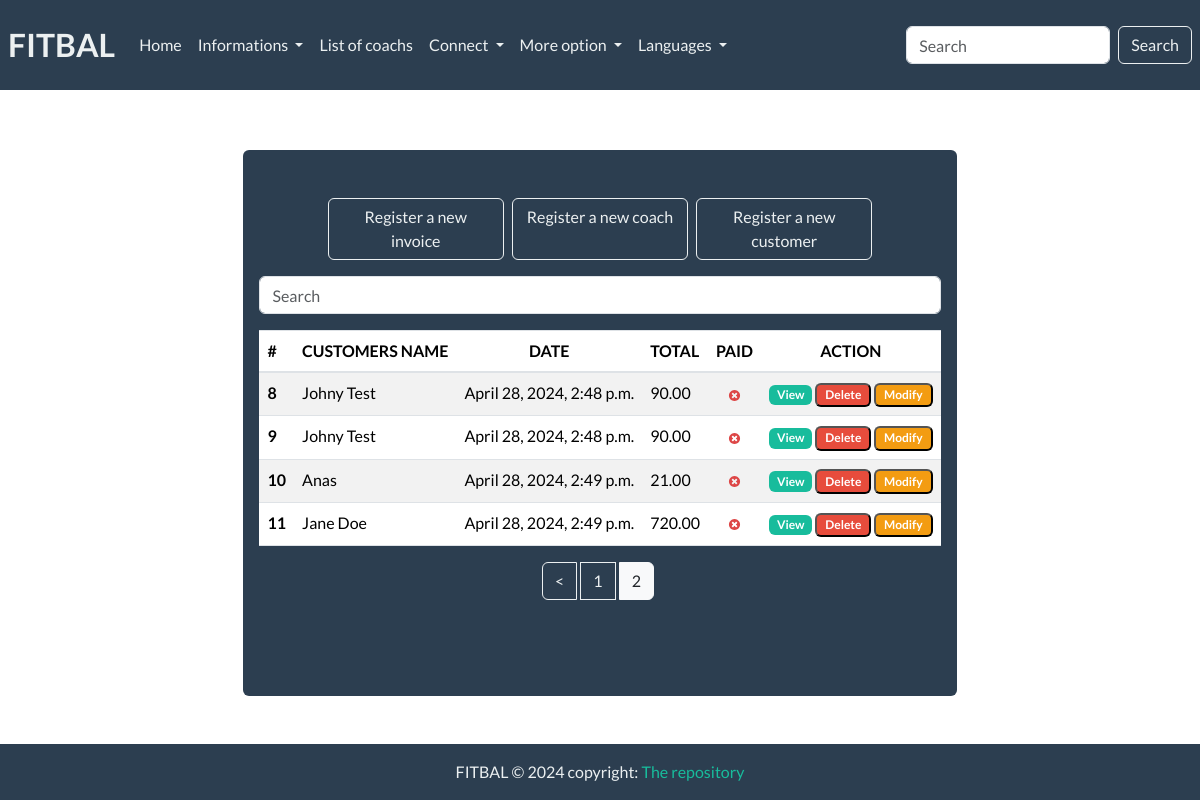
Screenshot of /?page=2 with the database file from the repository.
### Fit_bal/models.py (models this page shows, shortened)
class Invoice(models.Model):
    customer = models.ForeignKey(Customer, on_delete=models.PROTECT)
    save_by = models.ForeignKey(User, on_delete=models.PROTECT)
    invoice_datetime = models.DateTimeField(auto_now_add=True)
    total = models.DecimalField(max_digits=100000, decimal_places=2)
    last_updated_date = models.DateTimeField(null=True, blank=True)
    paid = models.BooleanField(default=False)
    comment = models.TextField(null=True, max_length=1000,blank=True)
    class Meta:
        verbose_name = "Invoice"
        verbose_name_plural = "Invoices"

class Customer(models.Model):
    SEX_TYPES = {
        ('M','Male'),
        ('F','Female'),
        ('P','Other')
    }
    name = models.CharField(max_length=128)
    email = models.EmailField()
    phone = models.CharField(max_length=128)
    address = models.CharField(max_length=128)
    sex = models.CharField(max_length=1, choices= SEX_TYPES)
    age = models.CharField(max_length=12)
    city = models.CharField(max_length=32)
    zip_code = models.CharField(max_length=16)
    created_date = models.DateTimeField(auto_now_add=True)
    save_by = models.ForeignKey(User, on_delete=models.PROTECT)
    class Meta:
        verbose_name = "Customer"
        verbose_name_plural = "Customers"

### Fit_bal/views.py (the view, shortened to what this page needs)
# urls.py: path('',views.HomeView.as_view(), name='home'),
class HomeView(View):
    templates_name = 'index.html'
    def get(self, request, *args, **kwargs):
        invoices = Invoice.objects.select_related('customer','save_by').all()
        context = {
            'invoices':invoices
            }
        items = pagination(request,invoices)
        context['invoices'] = items
        return render(request, self.templates_name,context)

### Fit_bal/utils.py (called while the page is built)
def pagination(request, invoices):
    default_page = 1
    page = request.GET.get('page',default_page)
    perPage = 5
    paginator = Paginator(invoices, perPage)
    try:
        items_page = paginator.page(page)
    except PageNotAnInteger:
        items_page = paginator.page(default_page)
    except EmptyPage:
        items_page = paginator.page(paginator.num_pages)
    return items_page

### templates/index.html (shortened to what this page needs)
{% extends "base.html" %}
{% load static %}
{% load i18n %}
{% block content %}
<br><br>
<div class="row d-flex justify-content-center">
    <a href="{% url 'add-invoice' %}" class="btn col-md-3 btn-outline-light">
        Register a new invoice
    </a>
    <a href="{% url 'add-coach' %}" class="btn col-md-3 ml-2 btn-outline-light">
        Register a new coach
    </a>
    <a href="{% url 'add-customer' %}" class="btn col-md-3 ml-2 btn-outline-light">
        Register a new customer
    </a>
</div>
<div class="form-group mt-3">
    <input id="search" class="form-control" type="text" placeholder="Search">
</div>
<div>
    <table class="table table-striped">
        <thead>
            <tr>
                <th scope="col">#</th>
                <th scope="col">CUSTOMERS NAME</th>
                <th class="text-center" scope="col">DATE</th>
                <th scope="col">TOTAL</th>
                <th scope="col">PAID</th>
                <th class="text-center" scope="col">ACTION</th>
            </tr>
        </thead>
        <tbody id="myTable">
            {% if invoices %}
            {% for invoice in invoices %}
            <tr>
                <th scope="row">{{ invoice.pk }}</th>
                <td>{{invoice.customer.name}}</td>
                <td>{{invoice.invoice_datetime}}</td>
                <td>{{invoice.total }}</td>
                <td class="text-center">
                    {% if invoice.paid %}
                    <img src="{% static 'images/crois_verte.svg' %}" alt="True">
                    {% else %}
                    <img src="{% static 'images/crois_rouge.svg' %}" alt="False">
                    {% endif %}
                </td>
                <td>
                    <a href="/" title="Detail" class="badge text-white bg-success text-decoration-none">View</a>
                    <button id="btn-invoice-sup" type="button" data-toggle="modal" data-target="#supprimer"
                        class="badge text-white bg-danger" title="Supprimer" data-id="{{ invoice.pk }}"
                        data-customer="{{invoice.customer.name}}">Delete
                    </button>
                    <button id="btn-invoice-mod" type="button" data-toggle="modal" title="Modifier"
                        data-target="#modifier" data-id="{{invoice.pk}}" data-customer="{{invoice.customer.name}}"
                        class="badge text-white bg-warning">Modify
                    </button>
                </td>
            </tr>
            {% endfor %}
            {% else %}
            <tr>
                <td colspan="7" class="text-center text-dark">No invoice found</td>
            </tr>
            {% endif %}
        </tbody>
    </table>
</div>
{% if invoices.has_other_pages %}
<div class="d-flex justify-content-center">
    <div class="btn-group" role="group" aria-label="Item pagination">
        {% if invoices.has_previous %}
        <a href="?page={{invoices.previous_page_number}}" class="btn btn-outline-light mr-1">&lt;</a>
        {% endif %}
        {% for page_number in invoices.paginator.page_range %}
            {% if invoices.number == page_number %}
                <button class="btn btn-outline-light active mr-1">
                    <span>{{ page_number }} <span class="sr-only">(current)</span></span>
                </button>
                {% else %}
                    <a href="?page={{page_number}}" class="btn btn-outline-light mr-1">{{ page_number }}</a>
            {% endif %}
        {% endfor %}
    </div>
</div>
{% endif %}
<br><br>
{% endblock %}

### rows the page displays
Invoice: pk "8", customer.name "Johny Test", invoice_datetime "April 28, 2024, 2:48 p.m.", total "90.00", paid False (drawn)
Invoice: pk "9", customer.name "Johny Test", invoice_datetime "April 28, 2024, 2:48 p.m.", total "90.00", paid False (drawn)
Invoice: pk "10", customer.name "Anas", invoice_datetime "April 28, 2024, 2:49 p.m.", total "21.00", paid False (drawn)
Invoice: pk "11", customer.name "Jane Doe", invoice_datetime "April 28, 2024, 2:49 p.m.", total "720.00", paid False (drawn)

### other values shown
{{ page_number }} "1"
{{ page_number }} "2"
